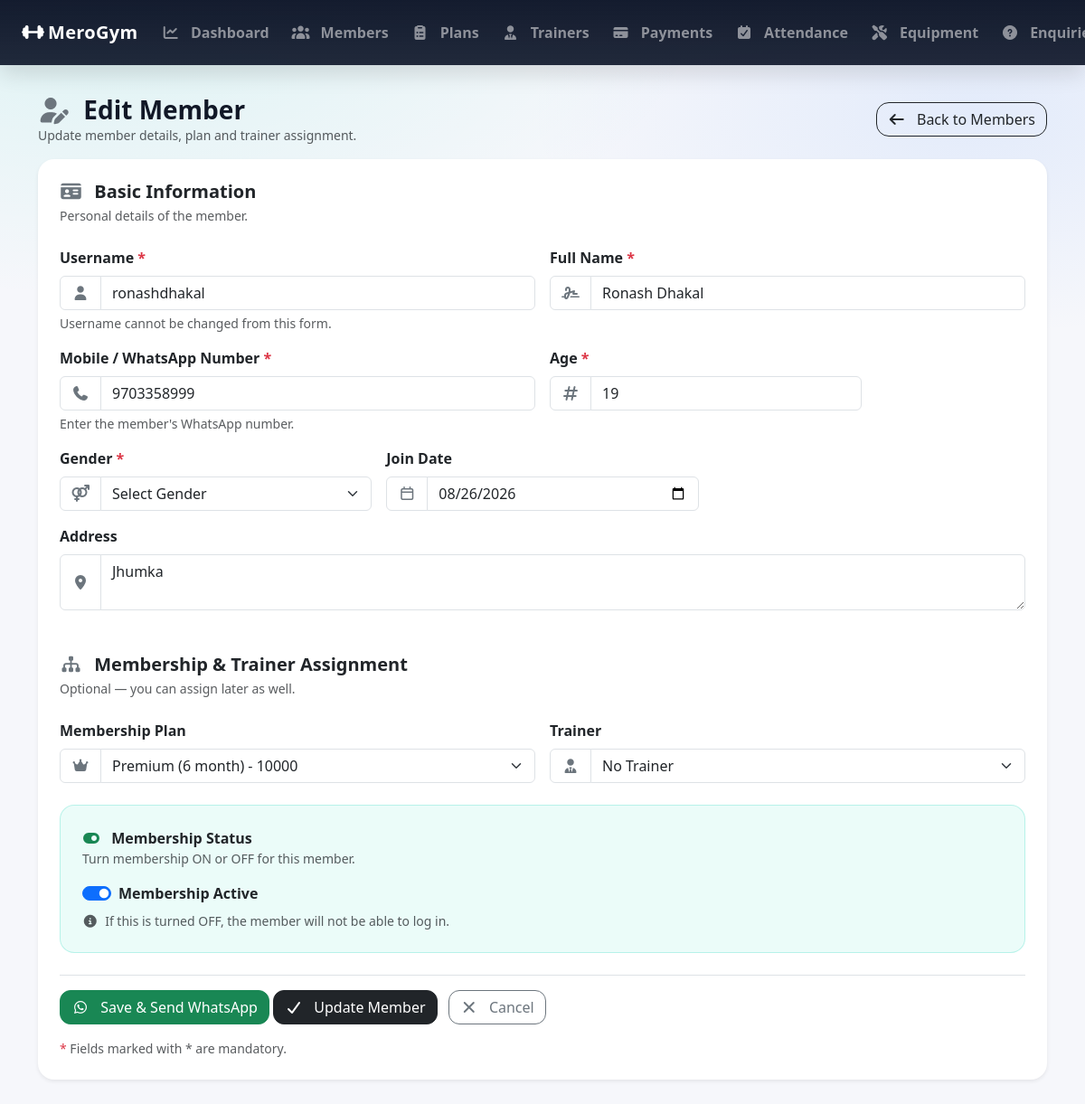
The app's page /admin_members_edit/21/ (signed in), older data.
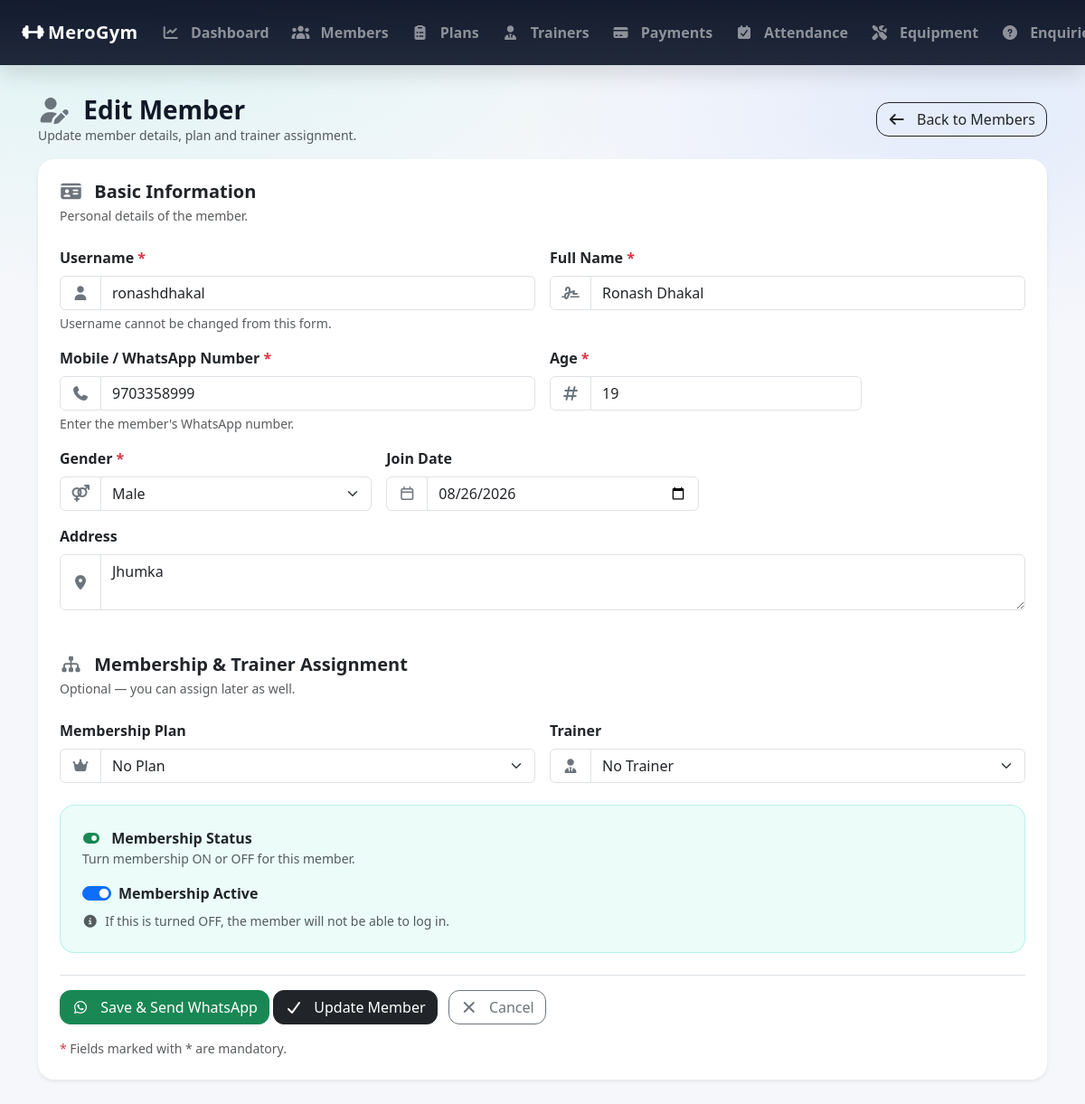
The same page, newer data.
### GymApp/models.py (models this page shows, shortened)
class MemberProfile(models.Model):
    GENDER_CHOICES = (
        ('MALE', 'Male'),
        ('FEMALE', 'Female'),
        ('OTHER', 'Other'),
    )
    user = models.OneToOneField(settings.AUTH_USER_MODEL, on_delete=models.CASCADE, related_name='member_profile')
    full_name = models.CharField(max_length=100)
    mobile = models.CharField(max_length=15)
    age = models.PositiveIntegerField(null=True, blank=True)
    gender = models.CharField(max_length=10, choices=GENDER_CHOICES, null=True, blank=True)
    address = models.TextField(blank=True)
    join_date = models.DateField(default=timezone.now)
    plan = models.ForeignKey(MembershipPlan,
                             on_delete=models.SET_NULL, # If plan is deleted, set to null
                             null=True, blank=True,
                             related_name='members'
                             )
    trainer = models.ForeignKey(
        Trainer,
        on_delete=models.SET_NULL,  # If trainer is deleted, set to null
        null=True, blank=True,
        related_name='members' # access members via trainer.members
    )
    membership_start = models.DateField(null=True, blank=True)
    membership_end = models.DateField(null=True, blank=True)
    is_membership_active = models.BooleanField(default=True)

class MembershipPlan(models.Model):
    name = models.CharField(max_length=100)
    duration_months = models.PositiveIntegerField()
    fee = models.PositiveIntegerField()
    description = models.TextField(blank=True)

class User(AbstractUser):
    ROLE_CHOICES = [
        ('ADMIN', 'Admin'),
        ('MEMBER', 'Member'),
    ]
    role = models.CharField(max_length=20, choices=ROLE_CHOICES, default='MEMBER')

### GymApp/views.py (the view)
    def wrapper(request, *args, **kwargs):
        if not request.user.is_authenticated or getattr(request.user, 'role', None) != 'ADMIN':
            messages.error(request, 'You must be logged in as an admin to access this page.')
            return redirect('admin_login')  # Redirect to the admin login page
        return view_func(request, *args, **kwargs)

### GymApp/views.py (called while the page is built, shortened)
def admin_required(view_func):
    def wrapper(request, *args, **kwargs):
        if not request.user.is_authenticated or getattr(request.user, 'role', None) != 'ADMIN':
            messages.error(request, 'You must be logged in as an admin to access this page.')
            return redirect('admin_login')  # Redirect to the admin login page
        return view_func(request, *args, **kwargs)
    return wrapper

@admin_required
def admin_member_edit(request, member_id):
    member = get_object_or_404(
        MemberProfile,
        id=member_id
    )
    plans = MembershipPlan.objects.all().order_by('duration_months')
    trainers = Trainer.objects.all().order_by('name')
    return render(request, 'admin_member_form.html',
        {
            'member': member,
            'plans': plans,
            'trainers': trainers,
            'mode': 'edit'
        })

### GymApp/templates/admin_member_form.html (shortened to what the changed rows need)
{% extends 'base.html' %}
{% block content %}
<form method="post">
    <div class="card border-0 shadow-sm"
         style="border-radius:18px;">
        <div class="card-body p-4">
            <div class="row g-3">
                <div class="col-12 col-md-6">
                    <div class="input-group">
                        <span class="input-group-text bg-white">
                            <i class="fa-solid fa-user text-secondary"></i>
                        </span>
                        <input
                            type="text"
                            name="username"
                            class="form-control"
                            placeholder="Enter username"
                            value="{% if mode == 'edit' %}{{ member.user.username }}{% elif form_data %}{{ form_data.username }}{% endif %}"
                            {% if mode == 'edit' %}readonly{% endif %}
                            required
                        >
                    </div>
                </div>
                <div class="col-12 col-md-6">
                    <div class="input-group">
                        <span class="input-group-text bg-white">
                            <i class="fa-solid fa-signature text-secondary"></i>
                        </span>
                        <input
                            type="text"
                            name="full_name"
                            class="form-control"
                            placeholder="Enter full name"
                            value="{% if member %}{{ member.full_name }}{% elif form_data %}{{ form_data.full_name }}{% endif %}"
                            required
                        >
                    </div>
                </div>
                <div class="col-12 col-md-6">
                    <div class="input-group">
                        <span class="input-group-text bg-white">
                            <i class="fa-solid fa-phone text-secondary"></i>
                        </span>
                        <input
                            type="text"
                            name="mobile"
                            class="form-control"
                            placeholder="98XXXXXXXX"
                            value="{% if member %}{{ member.mobile }}{% elif form_data %}{{ form_data.mobile }}{% endif %}"
                            required
                        >
                    </div>
                </div>
                <div class="col-12 col-md-4">
                    <div class="input-group">
                        <span class="input-group-text bg-white">
                            <i class="fa-solid fa-hashtag text-secondary"></i>
                        </span>
                        <input
                            type="number"
                            name="age"
                            class="form-control"
                            min="1"
                            max="120"
                            placeholder="Age"
                            value="{% if member %}{{ member.age }}{% elif form_data %}{{ form_data.age }}{% endif %}"
                            required
                        >
                    </div>
                </div>
                <div class="col-12 col-md-4">
                    <div class="input-group">
                        <span class="input-group-text bg-white">
                            <i class="fa-solid fa-venus-mars text-secondary"></i>
                        </span>
                        <select
                            name="gender"
                            class="form-select"
                            required>
                            <option value="">
                                Select Gender
                            </option>
                            <option value="MALE"
                                {% if member and member.gender == 'MALE' %}
                                    selected
                                {% elif form_data and form_data.gender == 'MALE' %}
                                    selected
                                {% endif %}>
                                Male
                            </option>
                        </select>
                    </div>
                </div>
                <div class="col-12 col-md-4">
                    <div class="input-group">
                        <span class="input-group-text bg-white">
                            <i class="fa-regular fa-calendar text-secondary"></i>
                        </span>
                        <input
                            type="date"
                            name="join_date"
                            class="form-control"
                            value="{% if member and member.join_date %}{{ member.join_date|date:'Y-m-d' }}{% elif form_data and form_data.join_date %}{{ form_data.join_date }}{% else %}{{ today|date:'Y-m-d' }}{% endif %}"
                        >
                    </div>
                </div>
                <div class="col-12">
                    <div class="input-group">
                        <span class="input-group-text bg-white">
                            <i class="fa-solid fa-location-dot text-secondary"></i>
                        </span>
                        <textarea
                            name="address"
                            class="form-control"
                            rows="2"
                            placeholder="Enter address">{% if member %}{{ member.address }}{% elif form_data %}{{ form_data.address }}{% endif %}</textarea>
                    </div>
                </div>
            </div>
            <div class="row g-3">
                <div class="col-12 col-md-6">
                    <div class="input-group">
                        <span class="input-group-text bg-white">
                            <i class="fa-solid fa-crown text-secondary"></i>
                        </span>
                        <select
                            name="plan_id"
                            class="form-select">
                            <option value="">
                                No Plan
                            </option>
                            {% for plan in plans %}
                            <option
                                value="{{ plan.id }}"
                                {% if member and member.plan and member.plan.id == plan.id %}
                                    selected
                                {% elif form_data and form_data.plan_id == plan.id|stringformat:"s" %}
                                    selected
                                {% endif %}>
                                {{ plan.name }}
                                ({{ plan.duration_months }} month)
                            </option>
                            {% endfor %}
                        </select>
                    </div>
                </div>
            </div>
<div class="mt-4">
    <div class="p-3 p-md-4 rounded-4 border"
         style="background: rgba(0, 209, 178, 0.08);
                border-color: rgba(0, 209, 178, 0.22) !important;">
        <div class="form-check form-switch mt-3">
            <input
                class="form-check-input"
                type="checkbox"
                role="switch"
                name="membership_active"
                id="membershipActive"
                {% if mode == 'edit' %}
                    {% if member.is_membership_active %}
                        checked
                    {% endif %}
                {% else %}
                    checked
                {% endif %}
            >
            <label
                class="form-check-label fw-semibold"
                for="membershipActive">
                Membership Active
            </label>
        </div>
    </div>
</div>
        </div>
    </div>
</form>
{% endblock %}

Row changes from the older to the newer data that the page shows:
changed MemberProfile "Ronash Dhakal": gender (not shown) → "Male"; plan_id "Premium (6 month) - 10000" → (not shown)
Text that changed along with them:
form field plan_id: (not shown) → "No Plan"
form field gender: "Select Gender" → (not shown)
